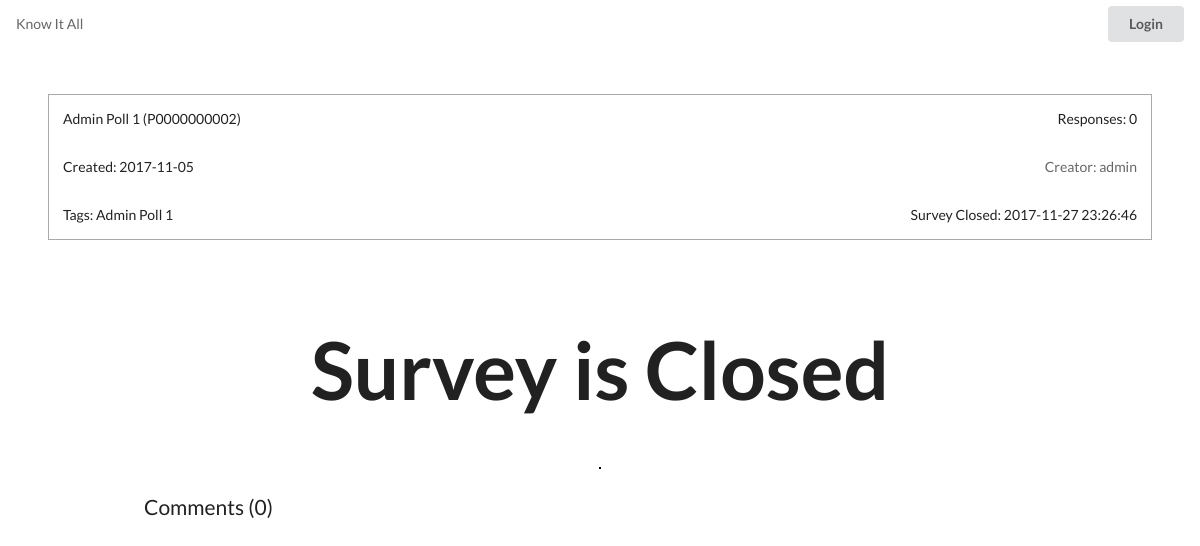
Page /www/knowitall/survey.php?id=P0000000002 on the earlier database version.
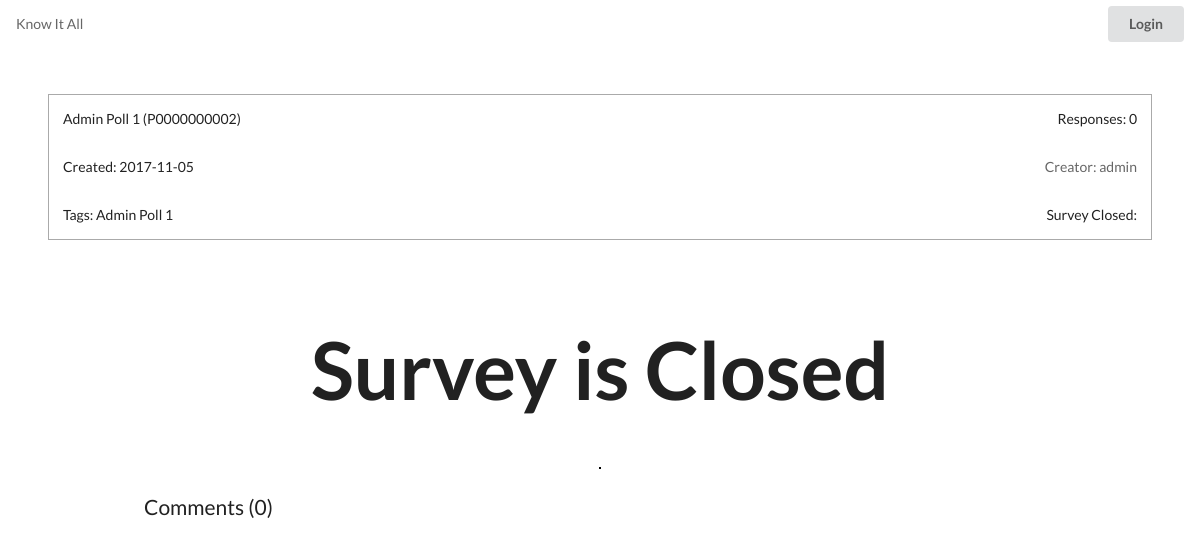
Same page on the later database version.
### tables this page shows
CREATE TABLE `survey` (
  `survey_id` varchar(45) NOT NULL,
  `survey_title` varchar(1000) NOT NULL,
  `user_id` varchar(45) NOT NULL,
  `rating_average` double NOT NULL,
  `create_time` varchar(45) DEFAULT NULL,
  `survey_tags` varchar(1000) NOT NULL,
  `voter_number` int(45) NOT NULL,
  `close_time` varchar(45) NOT NULL
);

### www/knowitall/survey.php (the view, shortened to what this page needs)
<?php
  $id = $_GET['id'];
  include("database-connector.php");
  $sql = $conn->prepare("SELECT * FROM survey WHERE survey_id = ?;");
  $sql->bind_param('s', $id);
  $sql->execute();
  $ans = $sql->get_result();
  $row = $ans->fetch_assoc();
  $creator = $row["user_id"];
  $sql = $conn->prepare("SELECT user_name FROM user WHERE user_id = ?;");
  $sql->bind_param('s', $creator);
  $sql->execute();
  $ans2 = $sql->get_result();
  $row2 = $ans2->fetch_assoc();
  $creator = $row2['user_name'];
?>
<!DOCTYPE html>
<html lang="en">
  <head>
    <?php include("all-css.php");?>
  </head>
  <body>
    <?php include("small-header.php") ?>
    <article class="ui fluid grid">
      <div class="row search-result">
        <div class="ui fluid grid custom-margin-hor-small custom-margin-vert-small surveycard">
          <div class="twelve wide column"><?php echo $row['survey_title']; ?> (<?php echo $id; ?>)</div>
          <div class="four wide column"><span class="float-right">Responses: <?php echo $row['voter_number'] ?></span></div>
          <div class="eight wide column">Created: <?php echo $row['create_time'] ?></div>
          <div class="eight wide column"><a href="user.php?id=<?php echo $row["user_id"] ?>"><span class="float-right">Creator: <?php echo $creator ?></span></a></div>
          <div class="eight wide column"><span>Tags: <?php echo $row['survey_tags'] ?></span></div>
          <div class="eight wide column">
            <span class="float-right">
              <?php
              $currentTime = date("Y-m-d H:i:s");
              $closeTime = $row['close_time'];
              $surveyClosed = strcmp($currentTime, $closeTime);
              if($surveyClosed > 0) {
                ?>
                Survey Closed: <?php echo $row['close_time'];
              }
              else {
                ?>
                Open Until: <?php echo $row['close_time'];
              }
              ?>
            </span>
          </div>
        </div>
      </div>
      <?php
        if($surveyClosed > 0) {
          ?>
          <h1 class="custom-pad-vert">Survey is Closed</h1>
          <?php
        }
        if(strcmp(substr($id, 0, 1), "R") == 0 && $surveyClosed <= 0){
          include("show-rating-results.php");
        }else if(strcmp(substr($id, 0, 1), "R") == 0 && $surveyClosed > 0){
          include("show-rating-results-no-dim.php");
        }else if(strcmp(substr($id, 0, 1), "P") == 0 && $surveyClosed <= 0){
          include("show-poll-results.php");
        }else if(strcmp(substr($id, 0, 1), "P") == 0 && $surveyClosed > 0){
          include("show-poll-results-no-dim.php");
        }else{
          header("Location: home-search.php");
        }
      ?>
      <div class="fluid row custom-margin-hor">
        <?php
          $sql = $conn->prepare("SELECT * FROM survey_comments WHERE survey_id = ? ORDER BY comment_time ASC;");
          $sql->bind_param('s', $id);
          $sql->execute();
          $result = $sql->get_result();
          $j = $result->num_rows;
        ?>
        <div class="ui fluid grid comment-section">
          <span class="header row">Comments (<?php echo $j ?>)</span>
        </div>
      </div>
    </article>
  </body>
</html>

Differences in the rows shown:
changed survey "Admin Poll 1": close_time "2017-11-27 23:26:46" → (not shown)
